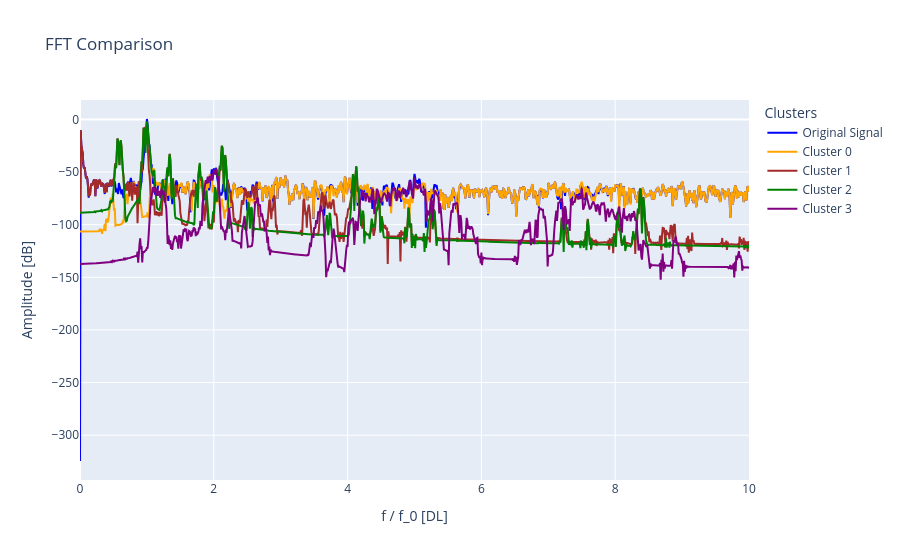
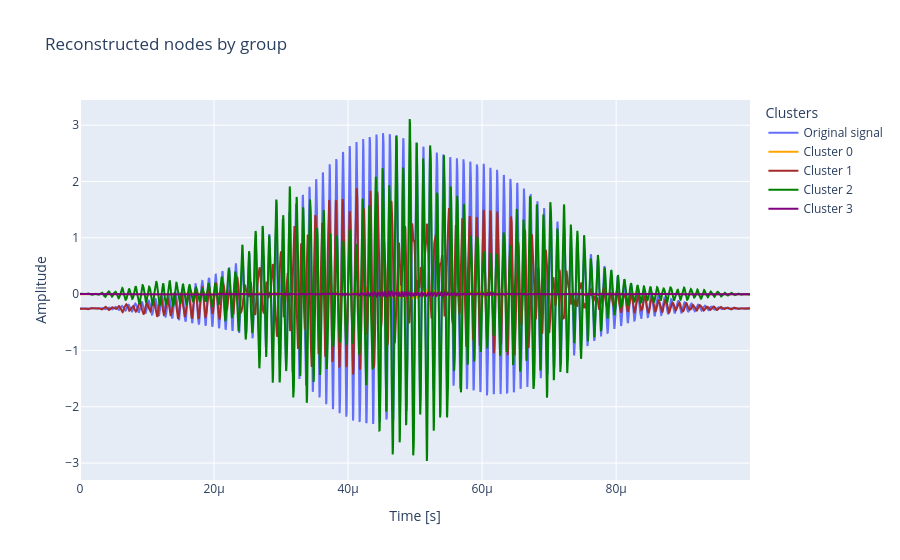

The notebook cell these images were saved under, in order:
### Code cell
# Set clusters to None to plot all of them, otherwise, plot a list of int
fig = plot.plot_fft_by_group(
    tr_obj, labels, no_clusters=None, sampling_rate=sampling_rate,
    clusters=None, xlim=10, fundamental_freq=frequency,
    freq_threshold=freq_threshold
)

fig = plot.plot_reconstructions_by_group(
    tr_obj, labels, no_clusters=None, t_plot=sampling_rate, freq_threshold=freq_threshold
)

### Figure 1 — Plotly figure (JSON) as saved in the notebook; plotly's stock layout.template omitted (floating-point values rounded to 4 significant figures; data arrays with more than 128 entries replaced by an {"elided": "..."} marker saying what was removed)
{"data": [{"line": {"color": "blue"}, "mode": "lines", "name": "Original Signal", "type": "scatter", "x": {"elided": "2500 float values"}, "y": {"elided": "2500 float values"}}, {"line": {"color": "orange"}, "mode": "lines", "name": "Cluster 0", "type": "scatter", "x": {"elided": "2500 float values"}, "y": {"elided": "2500 float values"}}, {"line": {"color": "brown"}, "mode": "lines", "name": "Cluster 1", "type": "scatter", "x": {"elided": "2500 float values"}, "y": {"elided": "2500 float values"}}, {"line": {"color": "green"}, "mode": "lines", "name": "Cluster 2", "type": "scatter", "x": {"elided": "2500 float values"}, "y": {"elided": "2500 float values"}}, {"line": {"color": "purple"}, "mode": "lines", "name": "Cluster 3", "type": "scatter", "x": {"elided": "2500 float values"}, "y": {"elided": "2500 float values"}}], "layout": {"legend": {"title": {"text": "Clusters"}}, "title": {"text": "FFT Comparison"}, "xaxis": {"range": [0, 10], "title": {"text": "f / f_0 [DL]"}}, "yaxis": {"title": {"text": "Amplitude [dB]"}}}}

### Figure 2 — Plotly figure (JSON) as saved in the notebook; plotly's stock layout.template omitted (floating-point values rounded to 4 significant figures; data arrays with more than 128 entries replaced by an {"elided": "..."} marker saying what was removed)
{"data": [{"mode": "lines", "name": "Original signal", "type": "scatter", "x": {"elided": "5000 float values"}, "y": {"elided": "5000 float values"}}, {"line": {"color": "orange"}, "mode": "lines", "name": "Cluster 0", "type": "scatter", "x": {"elided": "5000 float values"}, "y": {"elided": "5000 float values"}}, {"line": {"color": "brown"}, "mode": "lines", "name": "Cluster 1", "type": "scatter", "x": {"elided": "5000 float values"}, "y": {"elided": "5000 float values"}}, {"line": {"color": "green"}, "mode": "lines", "name": "Cluster 2", "type": "scatter", "x": {"elided": "5000 float values"}, "y": {"elided": "5000 float values"}}, {"line": {"color": "purple"}, "mode": "lines", "name": "Cluster 3", "type": "scatter", "x": {"elided": "5000 float values"}, "y": {"elided": "5000 float values"}}], "layout": {"legend": {"title": {"text": "Clusters"}}, "title": {"text": "Reconstructed nodes by group"}, "xaxis": {"title": {"text": "Time [s]"}}, "yaxis": {"title": {"text": "Amplitude"}}}}
